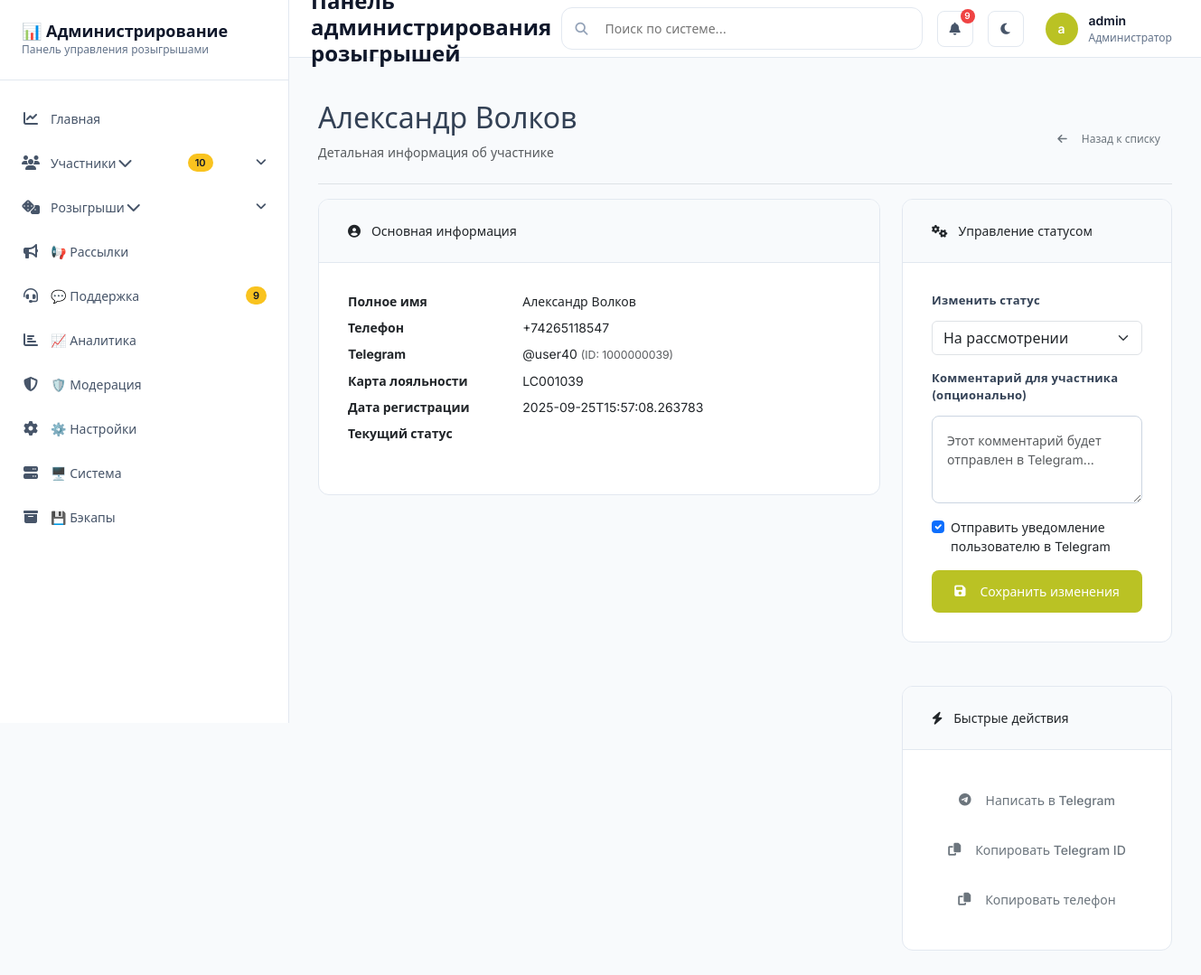
The page /admin/participants/43 (signed in) on the database as committed earlier.
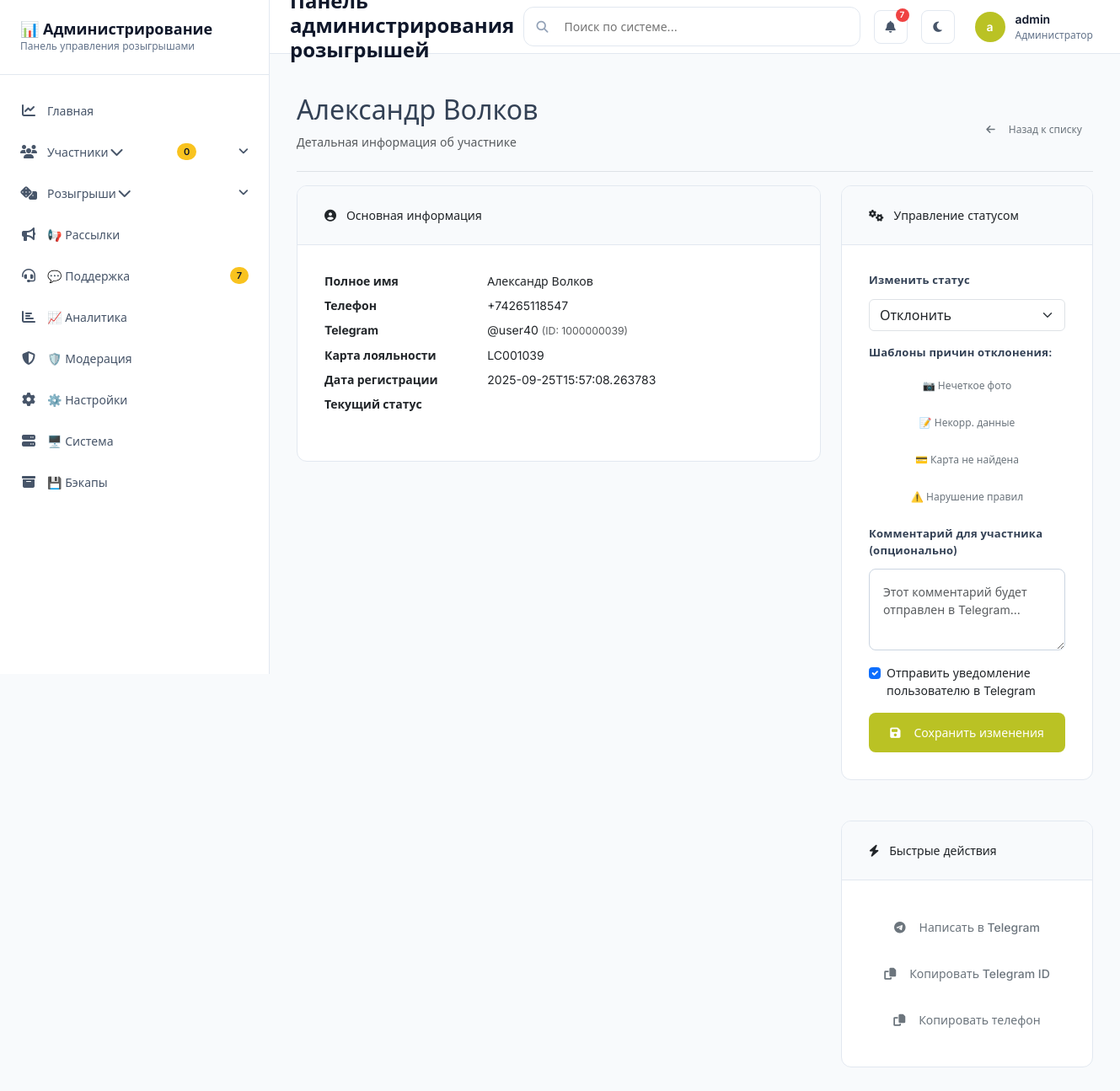
The same page on the database as committed later.
### tables this page shows
CREATE TABLE participants (
        id INTEGER PRIMARY KEY AUTOINCREMENT,
        telegram_id BIGINT UNIQUE NOT NULL,
        username TEXT,
        full_name TEXT NOT NULL,
        phone_number TEXT UNIQUE NOT NULL,
        loyalty_card TEXT UNIQUE NOT NULL,
        photo_path TEXT,
        status TEXT DEFAULT 'pending',
        registration_date TIMESTAMP DEFAULT CURRENT_TIMESTAMP,
        updated_at TIMESTAMP
    , admin_notes TEXT);

### web/routes/admin.py (the view)
@admin_bp.route("/participants/<int:participant_id>")
@login_required
def participant_detail(participant_id: int):
    db = _get_admin_db()
    participants, _ = db.list_participants(page=1, per_page=1000)
    participant = next((p for p in participants if p.id == participant_id), None)
    if not participant:
        flash("Участник не найден", "error")
        return redirect(url_for("admin.participants"))
    return render_template("participant_detail.html", participant=participant)

### database/admin_queries.py (called while the page is built)
    def _connect(self) -> sqlite3.Connection:
        conn = sqlite3.connect(
            self.db_path,
            timeout=30.0,  # 30 second timeout
            isolation_level=None  # Autocommit mode for better performance
        )
        conn.row_factory = sqlite3.Row
        conn.execute("PRAGMA journal_mode=WAL")
        conn.execute("PRAGMA synchronous=NORMAL")
        conn.execute("PRAGMA cache_size=-64000")  # 64MB cache
        conn.execute("PRAGMA temp_store=MEMORY")
        conn.execute("PRAGMA mmap_size=268435456")  # 256MB mmap
        return conn

### web/routes/admin.py (called while the page is built)
def _get_admin_db() -> AdminDatabase:
    try:
        config = current_app.config
        db_path = config.get("DATABASE_PATH", "data/lottery_bot.sqlite")
        return AdminDatabase(db_path=db_path)
    except Exception as e:
        current_app.logger.error(f"Failed to connect to admin database: {e}")
        raise

### web/templates/participant_detail.html (shortened to what the changed rows need)
{% extends "base.html" %}
{% block content %}
<div class="d-flex justify-content-between flex-wrap flex-md-nowrap align-items-center pt-3 pb-2 mb-3 border-bottom">
    <div>
        <h1 class="h2">{{ participant.full_name }}</h1>
        <p class="text-muted">Детальная информация об участнике</p>
    </div>
</div>
<div class="row g-4">
    <div class="col-lg-8">
        <div class="d-flex flex-column gap-4">
            <div class="card">
                <div class="card-body">
                    <dl class="row">
                        <dt class="col-sm-4">Полное имя</dt>
                        <dd class="col-sm-8">{{ participant.full_name }}</dd>
                        <dt class="col-sm-4">Телефон</dt>
                        <dd class="col-sm-8">{{ participant.phone_number }}</dd>
                        <dt class="col-sm-4">Telegram</dt>
                        <dd class="col-sm-8">
                            {% if participant.username %}@{{ participant.username }}{% else %}-{% endif %}
                            <span class="text-muted small"> (ID: {{ participant.telegram_id }})</span>
                        </dd>
                        <dt class="col-sm-4">Карта лояльности</dt>
                        <dd class="col-sm-8">{{ participant.loyalty_card }}</dd>
                        <dt class="col-sm-4">Дата регистрации</dt>
                        <dd class="col-sm-8">{{ participant.registration_date if participant.registration_date else 'N/A' }}</dd>
                        <dt class="col-sm-4">Текущий статус</dt>
                        <dd class="col-sm-8">
                            {% if participant.status == 'approved' %}
                                <span class="badge badge-light-success">Одобрено</span>
                            {% elif participant.status == 'pending' %}
                                <span class="badge badge-light-warning">На рассмотрении</span>
                            {% elif participant.status == 'rejected' %}
                                <span class="badge badge-light-danger">Отклонено</span>
                            {% endif %}
                        </dd>
                    </dl>
                </div>
            </div>
        </div>
    </div>
    <div class="col-lg-4">
        <div class="d-flex flex-column gap-4">
            <div class="card">
                <div class="card-body">
                    <form method="POST" action="{{ url_for('admin.update_single_participant_status', participant_id=participant.id) }}" id="statusForm">
                        <div class="mb-3">
                            <label for="status" class="form-label">Изменить статус</label>
                            <select id="status" name="status" class="form-select">
                                <option value="pending" {% if participant.status == 'pending' %}selected{% endif %}>На рассмотрении</option>
                                <option value="rejected" {% if participant.status == 'rejected' %}selected{% endif %}>Отклонить</option>
                            </select>
                        </div>
                        <div id="rejectionTemplates" data-show="{% if participant.status == 'rejected' %}true{% else %}false{% endif %}">
                            <label class="form-label small">Шаблоны причин отклонения:</label>
                            <div class="d-grid gap-2 mb-3">
                                <button type="button" class="btn btn-sm btn-outline-secondary text-start" onclick="setNote('Нечеткое фото лифлета.')">📷 Нечеткое фото</button>
                                <button type="button" class="btn btn-sm btn-outline-secondary text-start" onclick="setNote('Некорректные данные.')">📝 Некорр. данные</button>
                                <button type="button" class="btn btn-sm btn-outline-secondary text-start" onclick="setNote('Карта не найдена.')">💳 Карта не найдена</button>
                                <button type="button" class="btn btn-sm btn-outline-secondary text-start" onclick="setNote('Нарушение правил.')">⚠️ Нарушение правил</button>
                            </div>
                        </div>
                    </form>
                </div>
            </div>
        </div>
    </div>
</div>
{% endblock %}

Rows that differ between the two databases and show on the page:
changed participants "Александр Волков": status "На рассмотрении" → "Отклонить"
Other text that changed with them:
text no longer shown: "10 9 9"
text now shown: "0 7 7 Шаблоны причин отклонения: 📷 Нечеткое фото 📝 Некорр. данные 💳 Карта не найдена ⚠️ Нарушение правил"
